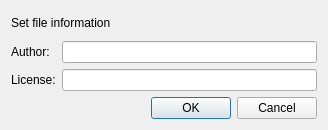
<?xml version="1.0" encoding="UTF-8"?>
<ui version="4.0">
 <class>SolarusEditor::ChangeFileInfoDialog</class>
 <widget class="QDialog" name="SolarusEditor::ChangeFileInfoDialog">
  <property name="geometry">
   <rect>
    <x>0</x>
    <y>0</y>
    <width>328</width>
    <height>130</height>
   </rect>
  </property>
  <property name="windowTitle">
   <string>Change file author or license</string>
  </property>
  <layout class="QVBoxLayout" name="verticalLayout">
   <item>
    <widget class="QLabel" name="message_label">
     <property name="text">
      <string>Set file information</string>
     </property>
    </widget>
   </item>
   <item>
    <layout class="QFormLayout" name="form_layout">
     <item row="0" column="0">
      <widget class="QLabel" name="author_label">
       <property name="text">
        <string>Author:</string>
       </property>
       <property name="wordWrap">
        <bool>false</bool>
       </property>
      </widget>
     </item>
     <item row="0" column="1">
      <widget class="QLineEdit" name="author_field"/>
     </item>
     <item row="1" column="0">
      <widget class="QLabel" name="license_label">
       <property name="text">
        <string>License:</string>
       </property>
      </widget>
     </item>
     <item row="1" column="1">
      <widget class="QLineEdit" name="license_field"/>
     </item>
    </layout>
   </item>
   <item>
    <widget class="QDialogButtonBox" name="button_box">
     <property name="orientation">
      <enum>Qt::Horizontal</enum>
     </property>
     <property name="standardButtons">
      <set>QDialogButtonBox::Cancel|QDialogButtonBox::Ok</set>
     </property>
    </widget>
   </item>
  </layout>
 </widget>
 <resources/>
 <connections>
  <connection>
   <sender>button_box</sender>
   <signal>accepted()</signal>
   <receiver>SolarusEditor::ChangeFileInfoDialog</receiver>
   <slot>accept()</slot>
   <hints>
    <hint type="sourcelabel">
     <x>248</x>
     <y>254</y>
    </hint>
    <hint type="destinationlabel">
     <x>157</x>
     <y>274</y>
    </hint>
   </hints>
  </connection>
  <connection>
   <sender>button_box</sender>
   <signal>rejected()</signal>
   <receiver>SolarusEditor::ChangeFileInfoDialog</receiver>
   <slot>reject()</slot>
   <hints>
    <hint type="sourcelabel">
     <x>316</x>
     <y>260</y>
    </hint>
    <hint type="destinationlabel">
     <x>286</x>
     <y>274</y>
    </hint>
   </hints>
  </connection>
 </connections>
</ui>
